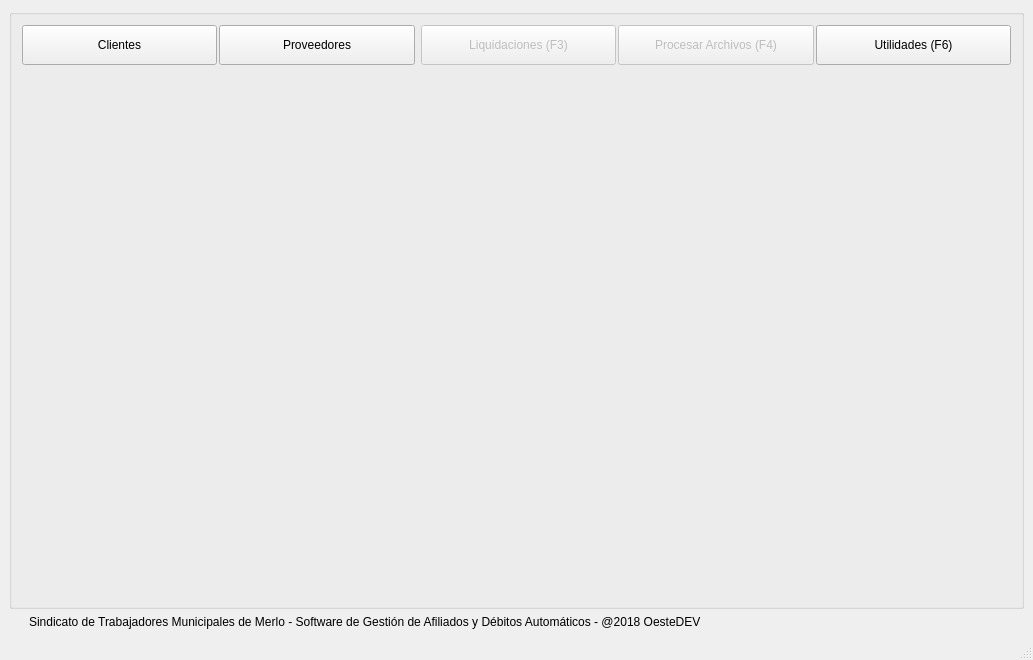
<?xml version="1.0" encoding="UTF-8"?>
<ui version="4.0">
 <class>MainWindow</class>
 <widget class="QMainWindow" name="MainWindow">
  <property name="geometry">
   <rect>
    <x>0</x>
    <y>0</y>
    <width>1033</width>
    <height>660</height>
   </rect>
  </property>
  <property name="windowTitle">
   <string>MainWindow</string>
  </property>
  <property name="windowIcon">
   <iconset>
    <normaloff>iconos/ball_green.ico</normaloff>iconos/ball_green.ico</iconset>
  </property>
  <widget class="QWidget" name="centralwidget">
   <layout class="QGridLayout" name="gridLayout">
    <item row="0" column="0">
     <layout class="QGridLayout" name="gridLayout_2">
      <item row="0" column="0">
       <widget class="QGroupBox" name="groupBox">
        <property name="sizePolicy">
         <sizepolicy hsizetype="Expanding" vsizetype="Preferred">
          <horstretch>0</horstretch>
          <verstretch>0</verstretch>
         </sizepolicy>
        </property>
        <property name="title">
         <string/>
        </property>
        <layout class="QGridLayout" name="gridLayout_4" rowstretch="2,98">
         <property name="leftMargin">
          <number>10</number>
         </property>
         <property name="topMargin">
          <number>10</number>
         </property>
         <property name="rightMargin">
          <number>10</number>
         </property>
         <property name="bottomMargin">
          <number>10</number>
         </property>
         <property name="horizontalSpacing">
          <number>2</number>
         </property>
         <item row="0" column="4">
          <widget class="QPushButton" name="pushButton_liquidaciones">
           <property name="enabled">
            <bool>false</bool>
           </property>
           <property name="sizePolicy">
            <sizepolicy hsizetype="Expanding" vsizetype="Preferred">
             <horstretch>0</horstretch>
             <verstretch>0</verstretch>
            </sizepolicy>
           </property>
           <property name="minimumSize">
            <size>
             <width>0</width>
             <height>40</height>
            </size>
           </property>
           <property name="styleSheet">
            <string notr="true"/>
           </property>
           <property name="text">
            <string>Liquidaciones (F3)</string>
           </property>
           <property name="icon">
            <iconset>
             <normaloff>iconos/bp.png</normaloff>iconos/bp.png</iconset>
           </property>
           <property name="iconSize">
            <size>
             <width>20</width>
             <height>20</height>
            </size>
           </property>
           <property name="shortcut">
            <string>F3</string>
           </property>
          </widget>
         </item>
         <item row="0" column="0">
          <widget class="QPushButton" name="pushButton_afiliados">
           <property name="sizePolicy">
            <sizepolicy hsizetype="Expanding" vsizetype="Preferred">
             <horstretch>0</horstretch>
             <verstretch>0</verstretch>
            </sizepolicy>
           </property>
           <property name="minimumSize">
            <size>
             <width>0</width>
             <height>40</height>
            </size>
           </property>
           <property name="styleSheet">
            <string notr="true"/>
           </property>
           <property name="text">
            <string>Clientes</string>
           </property>
           <property name="icon">
            <iconset>
             <normaloff>iconos/users.ico</normaloff>iconos/users.ico</iconset>
           </property>
           <property name="iconSize">
            <size>
             <width>20</width>
             <height>20</height>
            </size>
           </property>
           <property name="shortcut">
            <string>F1</string>
           </property>
           <property name="autoDefault">
            <bool>false</bool>
           </property>
           <property name="default">
            <bool>false</bool>
           </property>
           <property name="flat">
            <bool>false</bool>
           </property>
          </widget>
         </item>
         <item row="0" column="5">
          <widget class="QPushButton" name="pushButton_procesador">
           <property name="enabled">
            <bool>false</bool>
           </property>
           <property name="sizePolicy">
            <sizepolicy hsizetype="Expanding" vsizetype="Preferred">
             <horstretch>0</horstretch>
             <verstretch>0</verstretch>
            </sizepolicy>
           </property>
           <property name="minimumSize">
            <size>
             <width>0</width>
             <height>40</height>
            </size>
           </property>
           <property name="styleSheet">
            <string notr="true"/>
           </property>
           <property name="text">
            <string>Procesar Archivos (F4)</string>
           </property>
           <property name="icon">
            <iconset>
             <normaloff>iconos/file_locked.ico</normaloff>iconos/file_locked.ico</iconset>
           </property>
           <property name="iconSize">
            <size>
             <width>20</width>
             <height>20</height>
            </size>
           </property>
           <property name="shortcut">
            <string>F4</string>
           </property>
          </widget>
         </item>
         <item row="0" column="1">
          <widget class="QPushButton" name="pushButton_proveedores">
           <property name="sizePolicy">
            <sizepolicy hsizetype="Expanding" vsizetype="Preferred">
             <horstretch>0</horstretch>
             <verstretch>0</verstretch>
            </sizepolicy>
           </property>
           <property name="minimumSize">
            <size>
             <width>0</width>
             <height>40</height>
            </size>
           </property>
           <property name="styleSheet">
            <string notr="true"/>
           </property>
           <property name="text">
            <string>Proveedores</string>
           </property>
           <property name="icon">
            <iconset>
             <normaloff>iconos/shopping cart full.ico</normaloff>iconos/shopping cart full.ico</iconset>
           </property>
           <property name="iconSize">
            <size>
             <width>20</width>
             <height>20</height>
            </size>
           </property>
           <property name="shortcut">
            <string>F2</string>
           </property>
          </widget>
         </item>
         <item row="0" column="6">
          <widget class="QPushButton" name="pushButton_utilidades">
           <property name="sizePolicy">
            <sizepolicy hsizetype="Expanding" vsizetype="Preferred">
             <horstretch>0</horstretch>
             <verstretch>0</verstretch>
            </sizepolicy>
           </property>
           <property name="minimumSize">
            <size>
             <width>0</width>
             <height>40</height>
            </size>
           </property>
           <property name="styleSheet">
            <string notr="true"/>
           </property>
           <property name="text">
            <string>Utilidades (F6)</string>
           </property>
           <property name="icon">
            <iconset>
             <normaloff>iconos/applications.ico</normaloff>iconos/applications.ico</iconset>
           </property>
           <property name="iconSize">
            <size>
             <width>20</width>
             <height>20</height>
            </size>
           </property>
           <property name="shortcut">
            <string>F6</string>
           </property>
          </widget>
         </item>
         <item row="1" column="0" colspan="7">
          <widget class="QStackedWidget" name="stackedWidget">
           <property name="currentIndex">
            <number>1</number>
           </property>
           <widget class="QWidget" name="page"/>
           <widget class="QWidget" name="page_2"/>
          </widget>
         </item>
        </layout>
       </widget>
      </item>
     </layout>
    </item>
    <item row="1" column="0">
     <widget class="QLabel" name="label">
      <property name="text">
       <string>Sindicato de Trabajadores Municipales de Merlo - Software de Gestión de Afiliados y Débitos Automáticos - @2018 OesteDEV</string>
      </property>
      <property name="indent">
       <number>20</number>
      </property>
     </widget>
    </item>
   </layout>
  </widget>
  <widget class="QStatusBar" name="statusbar"/>
 </widget>
 <resources/>
 <connections/>
</ui>
